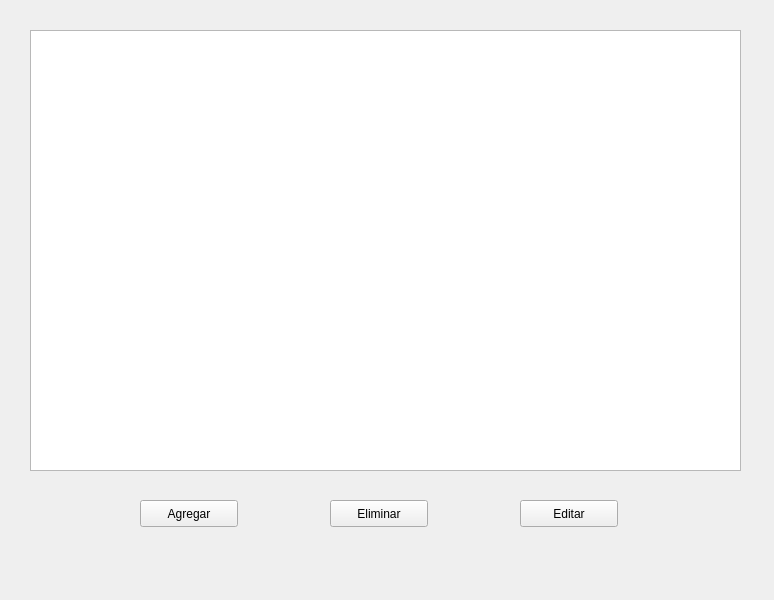
<?xml version="1.0" encoding="UTF-8"?>
<ui version="4.0">
 <class>Form</class>
 <widget class="QWidget" name="Form">
  <property name="geometry">
   <rect>
    <x>0</x>
    <y>0</y>
    <width>774</width>
    <height>600</height>
   </rect>
  </property>
  <property name="windowTitle">
   <string>Form</string>
  </property>
  <widget class="QPushButton" name="editarDirector">
   <property name="geometry">
    <rect>
     <x>520</x>
     <y>500</y>
     <width>98</width>
     <height>27</height>
    </rect>
   </property>
   <property name="text">
    <string>Editar</string>
   </property>
  </widget>
  <widget class="QPushButton" name="agregarDirector">
   <property name="geometry">
    <rect>
     <x>140</x>
     <y>500</y>
     <width>98</width>
     <height>27</height>
    </rect>
   </property>
   <property name="text">
    <string>Agregar</string>
   </property>
  </widget>
  <widget class="QPushButton" name="eliminarDirector">
   <property name="geometry">
    <rect>
     <x>330</x>
     <y>500</y>
     <width>98</width>
     <height>27</height>
    </rect>
   </property>
   <property name="text">
    <string>Eliminar</string>
   </property>
  </widget>
  <widget class="QLabel" name="silla_imagen">
   <property name="geometry">
    <rect>
     <x>660</x>
     <y>470</y>
     <width>121</width>
     <height>141</height>
    </rect>
   </property>
   <property name="text">
    <string/>
   </property>
   <property name="pixmap">
    <pixmap>Silla.png</pixmap>
   </property>
   <property name="scaledContents">
    <bool>true</bool>
   </property>
  </widget>
  <widget class="QTableView" name="grilla">
   <property name="geometry">
    <rect>
     <x>30</x>
     <y>30</y>
     <width>711</width>
     <height>441</height>
    </rect>
   </property>
  </widget>
  <zorder>grilla</zorder>
  <zorder>editarDirector</zorder>
  <zorder>agregarDirector</zorder>
  <zorder>eliminarDirector</zorder>
  <zorder>silla_imagen</zorder>
 </widget>
 <resources/>
 <connections/>
</ui>
